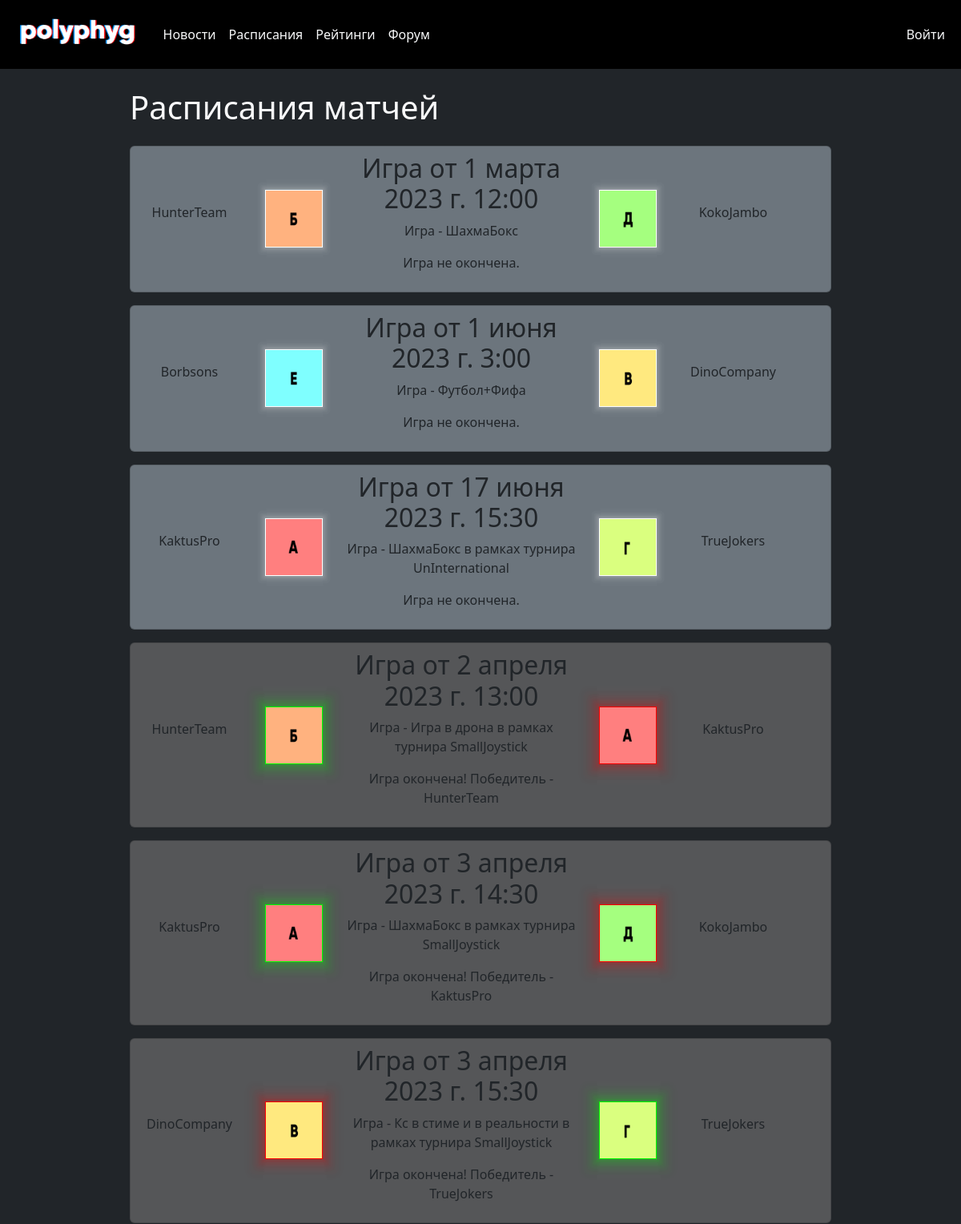
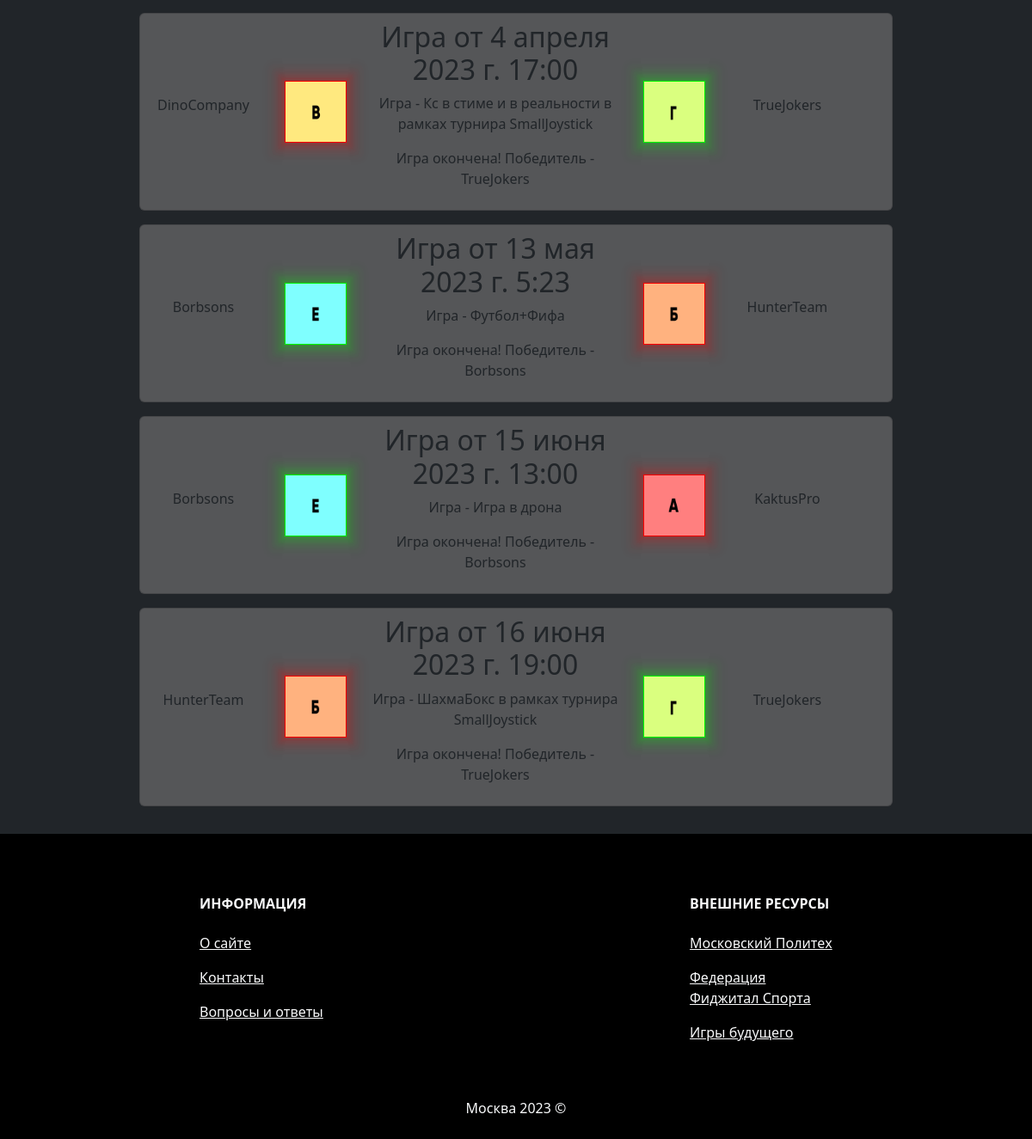
Page /shedule/ on the committed database (2 pictures, top to bottom).
### gameblock/models.py (models this page shows, shortened)
class Game(models.Model):
    tournament_id = models.ForeignKey('Tournament', on_delete=models.PROTECT, blank=True, null=True, verbose_name='Турнир')
    discipline_id = models.ForeignKey('Discipline', on_delete=models.PROTECT, blank=False, null=False, verbose_name='Дисциплина')
    date_start = models.DateTimeField(verbose_name='Время начала')
    team_id = models.ManyToManyField('Team', verbose_name='Участники', related_name='games')
    is_finished = models.BooleanField(default=False, verbose_name='Оконченность')
    winner_id = models.ForeignKey('Team', on_delete=models.PROTECT, blank=True, null=True, verbose_name='Победитель',related_name='won_games')
    class Meta:
        verbose_name = 'Игра'
        verbose_name_plural = 'Игры'
        ordering = ['date_start']
    @property
    def team1(self):
        return self.team_id.all()[0]
    @property
    def team2(self):
        return self.team_id.all()[1]

class Team(models.Model):
    name = models.CharField(max_length=16, verbose_name = 'Название команды')
    logo = models.ImageField(upload_to='teamlogos', blank=True, verbose_name = 'Логотип команды')
    discription = models.TextField(max_length=2000, verbose_name = 'Описание команды')
    def __str__(self):
        return self.name
    class Meta:
        verbose_name = 'Команда'
        verbose_name_plural = 'Команды'
        ordering = ['name',]

class Discipline(models.Model):
    name = models.CharField(max_length=25, verbose_name = 'Дисциплина')
    discription = models.TextField(max_length=2000, verbose_name='Описание дисциплины')
    def __str__(self):
        return self.name
    class Meta:
        verbose_name = 'Дисциплина'
        verbose_name_plural = 'Дисциплины'
        ordering = ['name']

class Tournament(models.Model):
    title = models.CharField(max_length=25, verbose_name='Название турнира')
    discription = models.TextField(max_length=2000, verbose_name='Описание турнира')
    team_id = models.ManyToManyField('Team', blank=True, verbose_name='Участники', related_name='tournaments')
    date_start = models.DateField(verbose_name='Дата начала')
    date_end = models.DateField(verbose_name='Дата окончания', blank=True, null=True)
    is_finished = models.BooleanField(default=False, verbose_name='Оконченность')
    winner_id = models.ForeignKey('Team', on_delete=models.PROTECT, blank=True, null=True,  verbose_name='Победитель', related_name='won_tournaments')
    def __str__(self):
        return self.title
    class Meta:
        verbose_name = 'Турнир'
        verbose_name_plural = 'Турниры'
        ordering = ['id']

### gameblock/views.py (the view)
# urls.py: path('shedule/', shedule, name = 'shedule'),
def shedule(request):
    current_time = datetime.now()
    start_date = current_time - timedelta(weeks=2)
    end_date = current_time + timedelta(weeks=2)
    games = Game.objects.order_by('is_finished', 'date_start')
    context = {
        'title': 'Расписание',
        'games': games,
    }
    return render(request, 'gameblock/shedule.html', context=context)

### polyphygital/context_processors.py (called while the page is built)
def user_extended_context_processor(request):
    is_player = Player.objects.filter(user_id__id=request.user.id).exists()
    return {
        'is_player': is_player,
    }

### gameblock/templates/gameblock/shedule.html
{% extends 'newsblock/base.html' %}
{% load static %}
{% block metadata %}
  <link rel="stylesheet" href="{% static "/gameblock/css/shedule.css" %}">
{% endblock %}
{% block content %}
<br />
<div class="container bg-dark text-light w-75 mx-auto">
  <h1 class="pb-3">Расписания матчей</h1>
  <ul class="list-unstyled">
    {% for g in games %}
    <li class="pb-3">
      <div class="card p-2 left-winner-border{% if g.is_finished %} bg-game-ended{% else %} bg-secondary{% endif %}">
        <div class="row g-0">
          <div class="col-md-4 row">
            <div class="col-6 d-flex align-items-center justify-content-center">
              <p>{{ g.team1 }}</p>
            </div>
            <div class="col-6 d-flex align-items-center justify-content-center">
              <img
                src="{{ g.team1.logo.url }}"
                style = "width: 70px; height: 70px "
                class="command-logo rounded-square {% if not g.is_finished %} game-in-progress {% endif %} {% if g.team1.id == g.winner_id.id %} winner-outline  {% else %} loser-outline {% endif %}"
                alt="Avatar"
              />
            </div>
          </div>
          <div class="col-md-4 text-center">
            <h2>Игра от {{g.date_start}}</h2>
            <p>
              Игра - {{g.discipline_id}} {% if g.tournament_id %} в рамках
              турнира {{g.tournament_id}} {% endif %}
            </p>
            {% if g.is_finished == 1 %}
            <p>Игра окончена! Победитель - {{g.winner_id}}</p>
            {% else %}
            <p>Игра не окончена.</p>
            {% endif %}
          </div>
          <div class="col-md-4 row">
            <div class="col-6 d-flex align-items-center justify-content-center">
              <img
                src="{{ g.team2.logo.url }}"
                style = "width: 70px; height: 70px "
                class="command-logo rounded-square {% if not g.is_finished %} game-in-progress {% endif %} {% if g.team2.id == g.winner_id.id %} winner-outline  {% else %} loser-outline {% endif %}"
                alt="Avatar"
              />
            </div>
            <div class="col-6 d-flex align-items-center justify-content-center">
              <p>{{ g.team2 }}</p>
            </div>
          </div>
        </div>
      </div>
    </li>
    {% endfor %}
  </ul>
</div>
{% endblock %}

### gameblock/static/gameblock/css/shedule.css (style rules this page uses)
.winner-outline { box-shadow: 0 0 0 1px #00ff00, 0 0 2px 4px rgba(0, 255, 0, 0.1), 0 0 4px 8px rgba(0, 255, 0, 0.08), 0 0 6px 12px rgba(0, 255, 0, 0.06), 0 0 8px 16px rgba(0, 255, 0, 0.04), 0 0 10px 20px rgba(0, 255, 0, 0.02), 0 0 12px 24px rgba(0, 255, 0, 0.01); }
.loser-outline { box-shadow: 0 0 0 1px #ff0000, 0 0 2px 4px rgba(255, 0, 0, 0.1), 0 0 4px 8px rgba(255, 0, 0, 0.08), 0 0 6px 12px rgba(255, 0, 0, 0.06), 0 0 8px 16px rgba(255, 0, 0, 0.04), 0 0 10px 20px rgba(255, 0, 0, 0.02), 0 0 12px 24px rgba(255, 0, 0, 0.01); }
.game-in-progress { box-shadow: 0 0 0 1px #fff, 0 0 2px 2px rgba(255, 255, 255, 0.1), 0 0 3px 4px rgba(255, 255, 255, 0.08), 0 0 4px 6px rgba(255, 255, 255, 0.06), 0 0 5px 8px rgba(255, 255, 255, 0.04), 0 0 6px 10px rgba(255, 255, 255, 0.02), 0 0 7px 12px rgba(255, 255, 255, 0.01); }
.bg-game-ended { background-color: #555658; }
.command-logo { width: auto; height: 120px; max-width: 150px; }

### rows in the picture
Game: team1 "HunterTeam", team1.logo (picture), date_start "1 марта 2023 г. 12:00", discipline_id "ШахмаБокс", is_finished "Игра не окончена.", team2.logo (picture), team2 "KokoJambo"
Game: team1 "Borbsons", team1.logo (picture), date_start "1 июня 2023 г. 3:00", discipline_id "Футбол+Фифа", is_finished "Игра не окончена.", team2.logo (picture), team2 "DinoCompany"
Game: team1 "KaktusPro", team1.logo (picture), date_start "17 июня 2023 г. 15:30", discipline_id "ШахмаБокс", tournament_id "UnInternational", is_finished "Игра не окончена.", team2.logo (picture), team2 "TrueJokers"
Game: team1 "HunterTeam", team1.logo (picture), date_start "2 апреля 2023 г. 13:00", discipline_id "Игра в дрона", tournament_id "SmallJoystick", winner_id "HunterTeam", team2.logo (picture), team2 "KaktusPro"
Game: team1 "KaktusPro", team1.logo (picture), date_start "3 апреля 2023 г. 14:30", discipline_id "ШахмаБокс", tournament_id "SmallJoystick", winner_id "KaktusPro", team2.logo (picture), team2 "KokoJambo"
Game: team1 "DinoCompany", team1.logo (picture), date_start "3 апреля 2023 г. 15:30", discipline_id "Кс в стиме и в реальности", tournament_id "SmallJoystick", winner_id "TrueJokers", team2.logo (picture), team2 "TrueJokers"
Game: team1 "DinoCompany", team1.logo (picture), date_start "4 апреля 2023 г. 17:00", discipline_id "Кс в стиме и в реальности", tournament_id "SmallJoystick", winner_id "TrueJokers", team2.logo (picture), team2 "TrueJokers"
Game: team1 "Borbsons", team1.logo (picture), date_start "13 мая 2023 г. 5:23", discipline_id "Футбол+Фифа", winner_id "Borbsons", team2.logo (picture), team2 "HunterTeam"
Game: team1 "Borbsons", team1.logo (picture), date_start "15 июня 2023 г. 13:00", discipline_id "Игра в дрона", winner_id "Borbsons", team2.logo (picture), team2 "KaktusPro"
Game: team1 "HunterTeam", team1.logo (picture), date_start "16 июня 2023 г. 19:00", discipline_id "ШахмаБокс", tournament_id "SmallJoystick", winner_id "TrueJokers", team2.logo (picture), team2 "TrueJokers"
